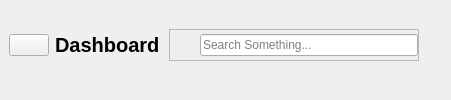
        <widget class="QWidget" name="headerFrame" native="true">
         <layout class="QHBoxLayout" name="horizontalLayout_2">
          <property name="spacing">
           <number>0</number>
          </property>
          <property name="leftMargin">
           <number>0</number>
          </property>
          <property name="topMargin">
           <number>0</number>
          </property>
          <property name="rightMargin">
           <number>0</number>
          </property>
          <property name="bottomMargin">
           <number>10</number>
          </property>
          <item alignment="Qt::AlignmentFlag::AlignLeft">
           <widget class="QWidget" name="widget" native="true">
            <property name="styleSheet">
             <string notr="true">#menuBtn:hover {
    background-color: #f5f9fc;
    border-color: #2596be;
}</string>
            </property>
            <layout class="QHBoxLayout" name="horizontalLayout_3">
             <item>
              <widget class="QPushButton" name="menuBtn">
               <property name="focusPolicy">
                <enum>Qt::FocusPolicy::NoFocus</enum>
               </property>
               <property name="text">
                <string/>
               </property>
               <property name="icon">
                <iconset resource="resources.qrc">
                 <normaloff>:/blueIcons/resources/icons/arrow-left.svg</normaloff>:/blueIcons/resources/icons/arrow-left.svg</iconset>
               </property>
               <property name="iconSize">
                <size>
                 <width>24</width>
                 <height>24</height>
                </size>
               </property>
              </widget>
             </item>
             <item>
              <widget class="QLabel" name="appHeader">
               <property name="font">
                <font>
                 <pointsize>15</pointsize>
                 <italic>false</italic>
                 <bold>true</bold>
                 <underline>false</underline>
                 <strikeout>false</strikeout>
                </font>
               </property>
               <property name="text">
                <string>Dashboard</string>
               </property>
              </widget>
             </item>
            </layout>
           </widget>
          </item>
          <item alignment="Qt::AlignmentFlag::AlignHCenter|Qt::AlignmentFlag::AlignVCenter">
           <widget class="QWidget" name="widget_3" native="true">
            <layout class="QHBoxLayout" name="horizontalLayout_4">
             <property name="spacing">
              <number>0</number>
             </property>
             <property name="leftMargin">
              <number>0</number>
             </property>
             <property name="topMargin">
              <number>0</number>
             </property>
             <property name="rightMargin">
              <number>0</number>
             </property>
             <property name="bottomMargin">
              <number>0</number>
             </property>
             <item alignment="Qt::AlignmentFlag::AlignHCenter|Qt::AlignmentFlag::AlignVCenter">
              <widget class="QFrame" name="searchFrame">
               <property name="minimumSize">
                <size>
                 <width>250</width>
                 <height>0</height>
                </size>
               </property>
               <property name="maximumSize">
                <size>
                 <width>16777215</width>
                 <height>16777215</height>
                </size>
               </property>
               <property name="frameShape">
                <enum>QFrame::Shape::StyledPanel</enum>
               </property>
               <property name="frameShadow">
                <enum>QFrame::Shadow::Raised</enum>
               </property>
               <layout class="QHBoxLayout" name="horizontalLayout_5">
                <property name="spacing">
                 <number>0</number>
                </property>
                <property name="leftMargin">
                 <number>0</number>
                </property>
                <property name="topMargin">
                 <number>0</number>
                </property>
                <property name="rightMargin">
                 <number>0</number>
                </property>
                <property name="bottomMargin">
                 <number>0</number>
                </property>
                <item>
                 <widget class="QLabel" name="label_2">
                  <property name="minimumSize">
                   <size>
                    <width>30</width>
                    <height>30</height>
                   </size>
                  </property>
                  <property name="maximumSize">
                   <size>
                    <width>30</width>
                    <height>30</height>
                   </size>
                  </property>
                  <property name="text">
                   <string/>
                  </property>
                  <property name="pixmap">
                   <pixmap resource="resources.qrc">:/blueIcons/resources/icons/search.svg</pixmap>
                  </property>
                  <property name="scaledContents">
                   <bool>true</bool>
                  </property>
                 </widget>
                </item>
                <item>
                 <widget class="QLineEdit" name="searchBar">
                  <property name="focusPolicy">
                   <enum>Qt::FocusPolicy::WheelFocus</enum>
                  </property>
                  <property name="placeholderText">
                   <string>Search Something...</string>
                  </property>
                 </widget>
                </item>
               </layout>
              </widget>
             </item>
            </layout>
           </widget>
          </item>
          <item alignment="Qt::AlignmentFlag::AlignRight">
           <widget class="QWidget" name="widget_4" native="true">
            <layout class="QHBoxLayout" name="horizontalLayout_6">
             <property name="spacing">
              <number>0</number>
             </property>
             <property name="leftMargin">
              <number>0</number>
             </property>
             <property name="topMargin">
              <number>0</number>
             </property>
             <property name="rightMargin">
              <number>0</number>
             </property>
             <property name="bottomMargin">
              <number>0</number>
             </property>
             <item>
              <widget class="QPushButton" name="notifi_btn">
               <property name="focusPolicy">
                <enum>Qt::FocusPolicy::NoFocus</enum>
               </property>
               <property name="styleSheet">
                <string notr="true">QPushButton { border: none; background: transparent; }
QPushButton:hover { background: #ffebee; border-radius: 8px; }
 </string>
               </property>
               <property name="text">
                <string/>
               </property>
               <property name="icon">
                <iconset resource="resources.qrc">
                 <normaloff>:/blueIcons/resources/icons/bell.svg</normaloff>:/blueIcons/resources/icons/bell.svg</iconset>
               </property>
               <property name="iconSize">
                <size>
                 <width>25</width>
                 <height>25</height>
                </size>
               </property>
              </widget>
             </item>
            </layout>
           </widget>
          </item>
         </layout>
        </widget>
